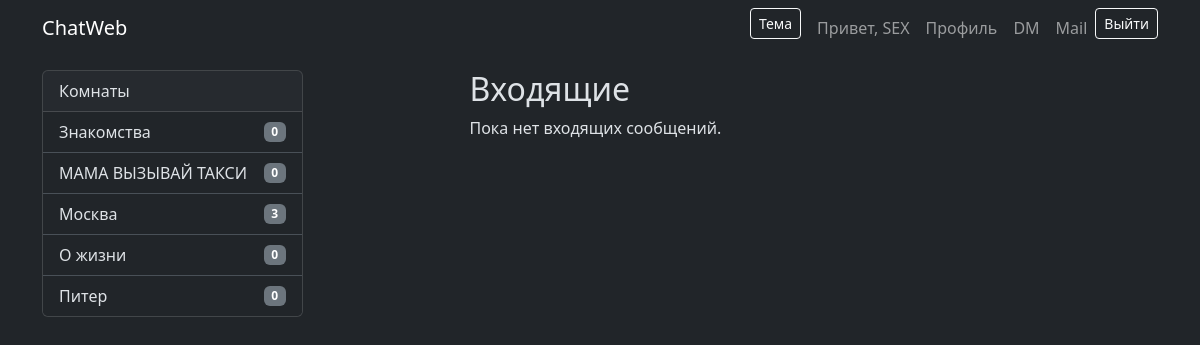
The page /mail (signed in) on the database its author committed.
### tables this page shows
CREATE TABLE rooms (
                room_id INTEGER PRIMARY KEY AUTOINCREMENT,
                name TEXT UNIQUE,
                description TEXT
            );

### web_app.py (the view)
@app.route('/mail')
def mail():
    if 'nickname' not in session:
        return redirect(url_for('login'))
    nick = session['nickname']
    conn = get_db_connection()
    user = conn.execute("SELECT user_id FROM users WHERE nickname = ?", (nick,)).fetchone()
    if not user:
        conn.close()
        flash("Ваша учётная запись не найдена.")
        return redirect(url_for('index'))
    user_id = user['user_id']
    msgs = conn.execute("""
        SELECT pm.message_text, pm.timestamp, us.nickname as sender
        FROM private_messages pm
        JOIN users us ON pm.sender_id = us.user_id
        WHERE pm.receiver_id = ?
        ORDER BY pm.timestamp DESC
    """, (user_id,)).fetchall()
    conn.close()
    return render_template('mail.html', messages=msgs)

### web_app.py (called while the page is built)
def get_db_connection():
    conn = sqlite3.connect(DB_PATH, detect_types=sqlite3.PARSE_DECLTYPES | sqlite3.PARSE_COLNAMES)
    conn.row_factory = sqlite3.Row
    return conn

@app.context_processor
def inject_rooms_sidebar():
    try:
        conn = get_db_connection()
        rooms = conn.execute("SELECT name, description FROM rooms ORDER BY name").fetchall()
        out = []
        for r in rooms:
            cnt = conn.execute("SELECT COUNT(*) as c FROM users WHERE current_room = ?", (r['name'],)).fetchone()['c']
            out.append({'name': r['name'], 'description': r['description'], 'count': cnt})
        conn.close()
        return { 'rooms_sidebar': out }
    except Exception:
        return { 'rooms_sidebar': [] }

def is_admin_nick(nickname: str) -> bool:
    if not nickname:
        return False
    conn = get_db_connection()
    row = conn.execute("SELECT role FROM auth WHERE nickname = ?", (nickname,)).fetchone()
    conn.close()
    return bool(row and (row['role'] or '').lower() == 'admin')

### templates/mail.html (shortened to what this page needs)
{% extends "base.html" %}
{% block content %}
  <div class="row">
    <div class="col-md-8 offset-md-2">
      <h2>Входящие</h2>
      {% if messages %}
        {% for m in messages %}
          <div class="card mb-2">
            <div class="card-body">
              <h6 class="card-subtitle mb-2 text-muted">От: {{ m['sender'] }} — {{ m['timestamp'] }}</h6>
              <p class="card-text">{{ m['message_text'] }}</p>
            </div>
          </div>
        {% endfor %}
      {% else %}
        <p>Пока нет входящих сообщений.</p>
      {% endif %}
    </div>
  </div>
{% endblock %}

### templates/base.html (shortened to what this page needs)
<!doctype html>
<html lang="ru" data-bs-theme="dark">
<head>
  <link href="https://cdn.jsdelivr.net/npm/bootstrap@5.3.2/dist/css/bootstrap.min.css" rel="stylesheet">
</head>
<body>
<nav class="navbar navbar-expand-lg navbar-dark bg-dark fixed-top">
  <div class="container">
    <a class="navbar-brand" href="{{ url_for('index') }}">ChatWeb</a>
    <div class="collapse navbar-collapse">
      <ul class="navbar-nav ms-auto">
        <li class="nav-item me-2">
          <button id="themeToggle" class="btn btn-sm btn-outline-light">Тема</button>
        </li>
        {% if session.get('nickname') %}
          <li class="nav-item"><a class="nav-link" href="#">Привет, {{ session['nickname'] }}</a></li>
          <li class="nav-item"><a class="nav-link" href="{{ url_for('profile') }}">Профиль</a></li>
          <li class="nav-item"><a class="nav-link" href="{{ url_for('dm_index') }}">DM</a></li>
          <li class="nav-item"><a class="nav-link" href="{{ url_for('mail') }}">Mail</a></li>
          <li class="nav-item">
            <form action="{{ url_for('logout') }}" method="post" class="d-inline">
              <button class="btn btn-sm btn-outline-light">Выйти</button>
            </form>
          </li>
        {% else %}
          <li class="nav-item"><a class="nav-link" href="{{ url_for('login') }}">Войти</a></li>
          <li class="nav-item"><a class="nav-link" href="{{ url_for('register') }}">Регистрация</a></li>
        {% endif %}
      </ul>
    </div>
  </div>
</nav>
<div class="container">
  <div class="row">
    <aside class="col-lg-3 d-none d-lg-block">
      <div class="card mb-3">
        <div class="card-header">Комнаты</div>
        <div class="list-group list-group-flush" style="max-height: 60vh; overflow:auto;">
          {% for r in rooms_sidebar %}
            <a class="list-group-item list-group-item-action d-flex justify-content-between align-items-center" href="{{ url_for('room', room_name=r.name) }}">
              <span>{{ r.name }}</span>
              <span class="badge bg-secondary">{{ r.count }}</span>
            </a>
          {% else %}
            <div class="p-3 text-muted">Нет комнат</div>
          {% endfor %}
        </div>
      </div>
    </aside>
    <main class="col-lg-9">
      {% block content %}{% endblock %}
    </main>
  </div>
</div>
</body>
</html>

### templates/base.html (style rules this page uses)
body { padding-top: 70px; }

### rows shown on the page
rooms: name "Знакомства", count "0"
rooms: name "МАМА ВЫЗЫВАЙ ТАКСИ", count "0"
rooms: name "Москва", count "3"
rooms: name "О жизни", count "0"
rooms: name "Питер", count "0"

### other values the page prints
{{ session['nickname'] }} "SEX"
